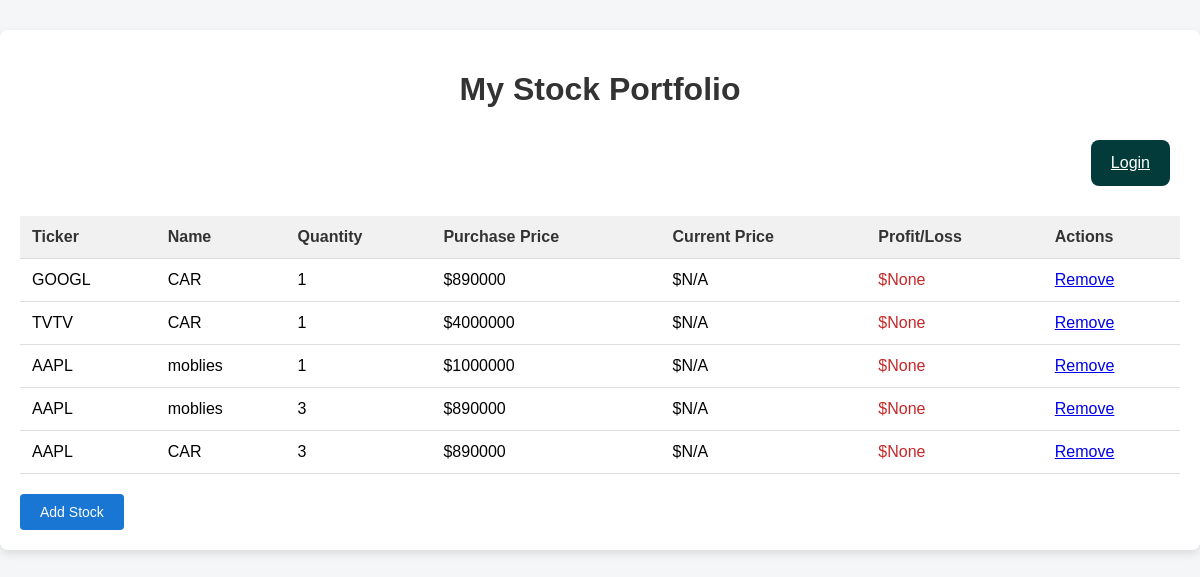
The app's page / (signed in) with its own data.
### portfolio/models.py (models this page shows, shortened)
class Stock(models.Model):
    user = models.ForeignKey(User, on_delete=models.CASCADE)
    ticker = models.CharField(max_length=10)
    name = models.CharField(max_length=100)
    symbol = models.CharField(max_length=10)
    quantity = models.IntegerField()
    purchase_price = models.FloatField()
    price = models.FloatField(null=True, blank=True)  # Make this field optional if needed
    added_on = models.DateTimeField(auto_now_add=True)

### portfolio/views.py (the view)
# urls.py: path('', views.dashboard, name='dashboard'),
def dashboard(request):
    if not request.user.is_authenticated:
        return redirect('custom-login')  # Adjust 'custom-login' to match your login view name
    stocks = Stock.objects.filter(user=request.user)  # Get stocks for the logged-in user
    stock_data = []
    for stock in stocks:
        ticker = stock.ticker
        data = fetch_real_time_data(ticker)
        if data is not None:
            current_price = data['current_price']
            profit_loss = (current_price - stock.purchase_price) * stock.quantity if current_price is not None else None
            stock_data.append({
                'id': stock.id,
                'ticker': ticker,
                'name': stock.name,  # Include the name
                'purchase_price': stock.purchase_price,  # Include the purchase price
                'quantity': stock.quantity,  # Include the quantity
                'current_price': round(current_price, 2) if current_price is not None else None,
                'profit_loss': round(profit_loss, 2) if profit_loss is not None else None
            })
        else:
            stock_data.append({
                'id': stock.id,
                'ticker': ticker,
                'name': stock.name,  # Include the name
                'purchase_price': stock.purchase_price,  # Include the purchase price
                'quantity': stock.quantity,  # Include the quantity
                'current_price': None,
                'profit_loss': None
            })
    return render(request, 'portfolio/dashboard.html', {'stocks': stock_data})

### portfolio/utils.py (called while the page is built)
def fetch_real_time_data(ticker):
    try:
        stock = yf.Ticker(ticker)
        stock_data = stock.history(period='1d')
        if stock_data.empty:
            return None  # No data available
        current_price = stock_data['Close'].iloc[-1]  # Get the latest closing price
        return {
            'ticker': ticker,
            'current_price': round(current_price, 2)
        }
    except Exception as e:
        print(f"Error fetching real-time data for {ticker}: {e}")
        return None

### portfolio/templates/portfolio/dashboard.html (shortened to what this page needs)
<!DOCTYPE html>
<html lang="en">
<head>
    {% load static %}
    <link rel="stylesheet" href="{% static 'css/styles.css' %}">
</head>
<body>
    <div class="container">
        <h1>My Stock Portfolio</h1>
        <div class="login-container">
            <a href="{% url 'custom-login' %}" class="login-button ">Login</a>
          </div>
        <table class="portfolio-table">
            <thead>
                <tr>
                    <th>Ticker</th>
                    <th>Name</th>
                    <th>Quantity</th>
                    <th>Purchase Price</th>
                    <th>Current Price</th>
                    <th>Profit/Loss</th>
                    <th>Actions</th>
                </tr>
            </thead>
            <tbody>
                {% for stock in stocks %}
                <tr>
                    <td>{{ stock.ticker }}</td>
                    <td>{{ stock.name }}</td>
                    <td>{{ stock.quantity }}</td>
                    <td>${{ stock.purchase_price }}</td>
            <td>${{ stock.current_price|default:"N/A" }}</td>
                    <td class="{% if stock.profit_loss >= 0 %}positive{% else %}negative{% endif %}">
                        ${{ stock.profit_loss }}
                    </td>
                    <td><a href="{% url 'remove_stock' stock.id %}">Remove </a></td>
                </tr>
                {% endfor %}
            </tbody>
        </table>
        <a href="{% url 'add_stock' %}" class="add-button">Add Stock</a>
    </div>
</body>
</html>

### portfolio/static/css/styles.css (style rules this page uses)
body { font-family: Arial, sans-serif; background-color: #f4f6f8; margin: 0; padding: 0; }
.container { max-width: 100%; margin: 30px auto; padding: 20px; background-color: #ffffff; box-shadow: 0px 4px 8px rgba(0, 0, 0, 0.1); border-radius: 8px; }
.login-container { display: flex; justify-content: flex-end; padding: 10px; }
.login-button { background-color: #033b3a; color: white; padding: 14px 20px; font-size: 16px; border: none; border-radius: 8px; cursor: pointer; transition: background-color 0.3s ease, transform 0.2s ease; }
h1 { color: #333333; text-align: center; }
.portfolio-table { width: 100%; border-collapse: collapse; margin-top: 20px; }
.portfolio-table th, .portfolio-table td { padding: 12px; text-align: left; border-bottom: 1px solid #dddddd; }
.portfolio-table th { background-color: #f1f1f1; color: #333333; }
.negative { color: #c62828; }
.add-button, .remove-button, .submit-button { display: inline-block; padding: 10px 20px; margin-top: 20px; color: #ffffff; background-color: #1976d2; border: none; border-radius: 4px; text-decoration: none; font-size: 14px; text-align: center; cursor: pointer; }

### records on screen
Stock: ticker "GOOGL", name "CAR"
Stock: ticker "TVTV", name "CAR"
Stock: ticker "AAPL", name "moblies"
Stock: ticker "AAPL", name "moblies"
Stock: ticker "AAPL", name "CAR"

### other values on screen
{{ stock.quantity }} "1" "1" "1" "3" "3"
{{ stock.purchase_price }} "890000" "4000000" "1000000" "890000" "890000"
{{ stock.current_price|default:"N/A" }} "N/A" "N/A" "N/A" "N/A" "N/A"
{{ stock.profit_loss }} "None" "None" "None" "None" "None"
